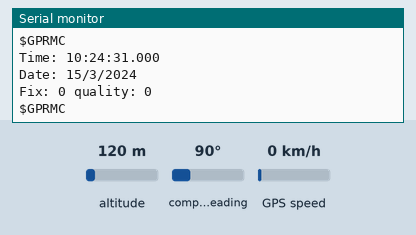
The sketch below on a simulated ESP32. Parts: the last lines printed to the serial monitor. Inputs (shaded band) come from the test bench; at power-on: altitude 120 m, compass heading 90°, GPS speed 0 km/h. The GPS gets a fix after 3 s at 37.7749, -122.4194 with 8 satellites.

Above: at 2.3 s.
2.4 s: altitude set to 20 m
At 4.9 s:
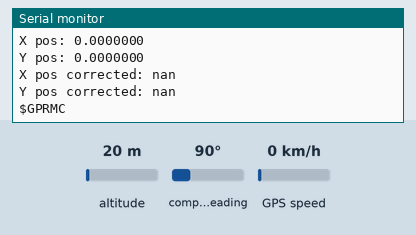
5.5 s: compass heading set to 7°
7.0 s: GPS speed set to 2 km/h
At 7.8 s:
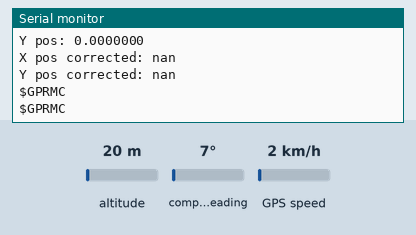
Timing chart, 0 to 10.0 s (numbered marks = the images above; inputs shaded):
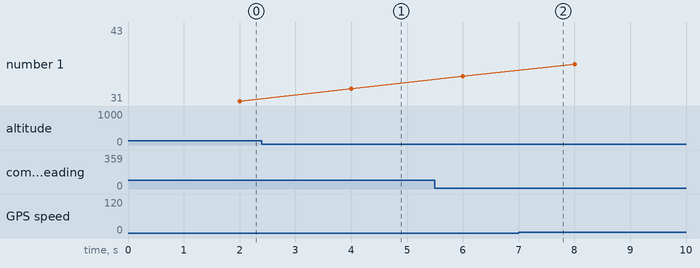

Measured:
- after the input at 2.4 s, the serial monitor: prints a new line after 1.6 s (image 1)

The sketch:

GPS_Theta_Test.ino
```cpp
#include <Wire.h>
#include <Adafruit_GPS.h>

// Connect to the GPS on the hardware I2C port
Adafruit_GPS GPS(&Wire);

#define GPSECHO false
bool   have_origin = false;
float x_bias = 0, y_bias = 0;
float theta_angle = 0, theta_bias = 0;
uint16_t counter = 0;

uint32_t timer = millis();
double lat0_deg = 0.0, lon0_deg = 0.0;
double lat0_rad = 0.0, cos_lat0 = 1.0;

static void ll_to_local_m(double lat_deg, double lon_deg, float &x_m, float &y_m) {
  // constants (good enough for small areas)
  const double m_per_deg_lat = 110540.0;   // meters/deg latitude
  const double m_per_deg_lon = 111320.0 * cos_lat0; // meters/deg longitude at origin

  x_m = (float)((lon_deg - lon0_deg) * m_per_deg_lon);
  y_m = (float)((lat_deg - lat0_deg) * m_per_deg_lat);
}

void getTheta(float x_m, float y_m, float* theta) {
  float skuins = sqrtf(x_m*x_m + y_m*y_m);
  *theta = asinf(x_m/skuins);
}

void setup()
{
  Serial.begin(115200);
  Serial.println("Adafruit I2C GPS library basic test!");
  Wire.begin(25, 33); // SDA, SCL

  GPS.begin(0x10);
  GPS.sendCommand(PMTK_SET_NMEA_OUTPUT_RMCGGA);
  GPS.sendCommand(PMTK_SET_NMEA_UPDATE_10HZ); // 10 Hz update rate
  // For the parsing code to work nicely and have time to sort thru the data, and
  // print it out we don't suggest using anything higher than 1 Hz

  GPS.sendCommand(PGCMD_ANTENNA);
  delay(100);

  GPS.sendCommand("$PMTK386,0*23");           //Turn off static Nav

  delay(1000);

  // Ask for firmware version
  GPS.println(PMTK_Q_RELEASE);
}

void loop() // run over and over again
{
  char c = GPS.read();
  if (GPSECHO)
    if (c) Serial.print(c);
  if (GPS.newNMEAreceived()) {
    Serial.println(GPS.lastNMEA()); // this also sets the newNMEAreceived() flag to false
    if (!GPS.parse(GPS.lastNMEA())) // this also sets the newNMEAreceived() flag to false
      return;
  }

  // approximately every 2 seconds or so, print out the current stats
  if (millis() - timer > 2000) {
    timer = millis(); // reset the timer
    Serial.print("\nTime: ");
    if (GPS.hour < 10) { Serial.print('0'); }
    Serial.print(GPS.hour, DEC); Serial.print(':');
    if (GPS.minute < 10) { Serial.print('0'); }
    Serial.print(GPS.minute, DEC); Serial.print(':');
    if (GPS.seconds < 10) { Serial.print('0'); }
    Serial.print(GPS.seconds, DEC); Serial.print('.');
    if (GPS.milliseconds < 10) {
      Serial.print("00");
    } else if (GPS.milliseconds > 9 && GPS.milliseconds < 100) {
      Serial.print("0");
    }
    Serial.println(GPS.milliseconds);
    Serial.print("Date: ");
    Serial.print(GPS.day, DEC); Serial.print('/');
    Serial.print(GPS.month, DEC); Serial.print("/20");
    Serial.println(GPS.year, DEC);
    Serial.print("Fix: "); Serial.print((int)GPS.fix);
    Serial.print(" quality: "); Serial.println((int)GPS.fixquality);
    if (GPS.fix) {
      Serial.print("Location: ");
      Serial.print(GPS.latitude, 10); Serial.print(GPS.lat);
      Serial.print(", ");
      Serial.print(GPS.longitude, 10); Serial.println(GPS.lon);
      Serial.print("Speed (knots): "); Serial.println(GPS.speed);
      Serial.print("Angle: "); Serial.println(GPS.angle);
      Serial.print("Altitude: "); Serial.println(GPS.altitude);
      Serial.print("Satellites: "); Serial.println((int)GPS.satellites);

      float gps_x_m = 0, gps_y_m = 0;
      ll_to_local_m(GPS.latitudeDegrees, GPS.longitudeDegrees, gps_x_m, gps_y_m);

      if (!have_origin) {
        x_bias = gps_x_m;
        y_bias = gps_y_m;
        have_origin = true;
      }

      gps_x_m = gps_x_m - x_bias;
      gps_y_m = gps_y_m - y_bias;

      Serial.print("X pos: "); Serial.println(gps_x_m,7);
      Serial.print("Y pos: "); Serial.println(gps_y_m,7);

      getTheta(gps_x_m, gps_y_m, &theta_angle);
      float skuins = sqrtf(gps_x_m*gps_x_m + gps_y_m*gps_y_m);
      gps_x_m = skuins*sinf(theta_angle-theta_bias);
      gps_y_m = skuins*cosf(theta_angle-theta_bias);

      Serial.print("X pos corrected: "); Serial.println(gps_x_m,7);
      Serial.print("Y pos corrected: "); Serial.println(gps_y_m,7);
      counter++;

      if (counter >= 15) {
        getTheta(gps_x_m, gps_y_m, &theta_bias);
        Serial.print("-------------Bias angle--------------: "); Serial.println(theta_bias);
        counter = -100;
      }

    }
  }
}
```
